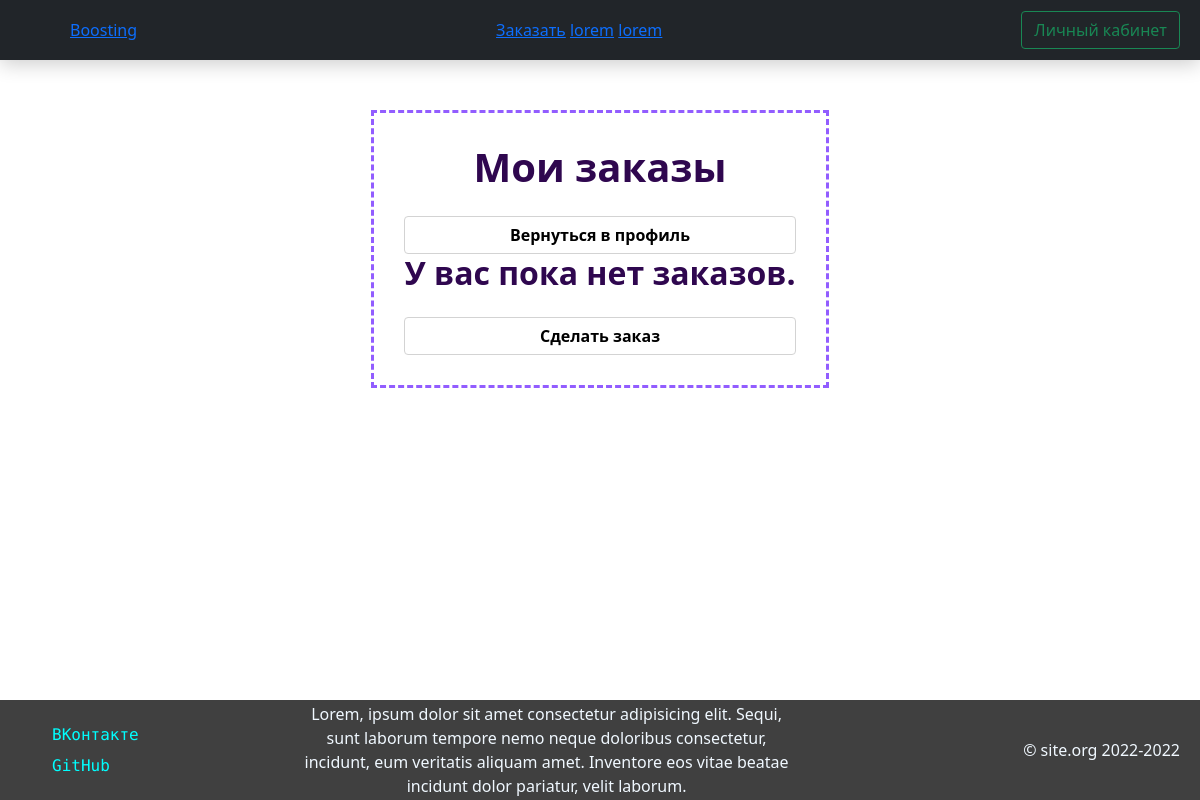
The page /profile/myorders (signed in) on the database as committed earlier.
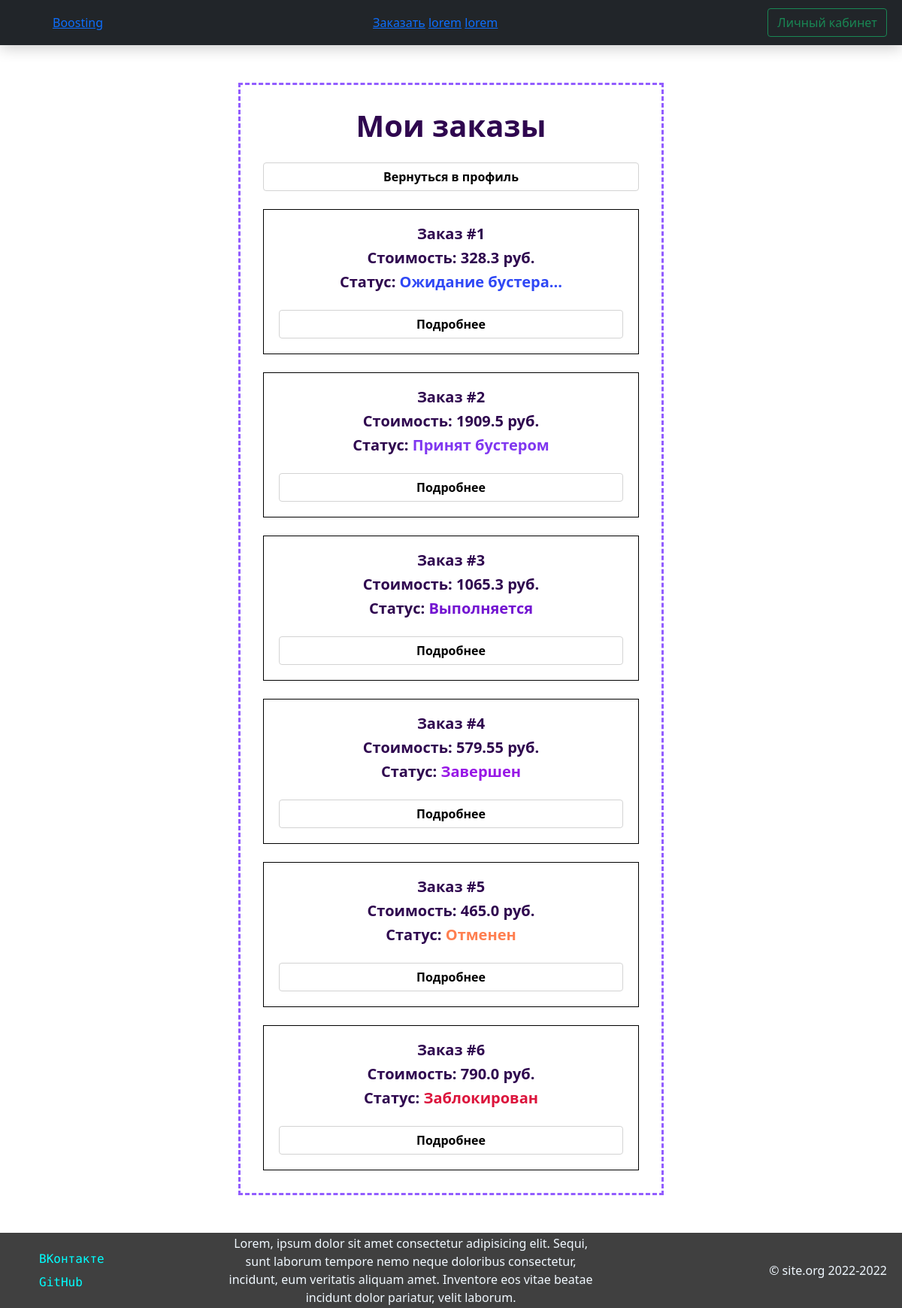
The same page on the database as committed later.
### Site/models.py (models this page shows)
class ApexOrder(db.Model, SerializerMixin):
    __tablename__ = 'apex_orders'
    id = db.Column(db.Integer, primary_key=True)
    requestor_id = db.Column(db.Integer, nullable=False)
    booster_id = db.Column(db.Integer, default=-1)
    account = db.Column(db.String, nullable=False)
    status = db.Column(db.Integer, default=0)
    confirm_code = db.Column(db.String, nullable=False)
    used_promo = db.Column(db.String)
    from_points = db.Column(db.Integer, nullable=False)
    to_points = db.Column(db.Integer, nullable=False)
    addons = db.Column(db.String)
    price = db.Column(db.Float, nullable=False)
    date_created = db.Column(db.String, nullable=False)
    date_accepted = db.Column(db.String)
    date_in_progress = db.Column(db.String)
    date_done = db.Column(db.String)
    date_canceled = db.Column(db.String)
    date_banned = db.Column(db.String)
    info = db.Column(db.String)

### Site/routes.py (the view)
@app.route('/profile/myorders')
@login_required
def myorders():
    usr = get_curr_user()
    orders = ApexOrder.query.filter_by(requestor_id=usr.id).all()
    return render_template('myorders.html', css=url_for('static', filename='css/myorders.css'),
                           orders=orders, user=usr)

### Site/auth.py (called while the page is built)
@login_manager.user_loader
def load_user(user_id):
    return User.query.get(user_id)

### Site/routes.py (called while the page is built)
def get_curr_user():
    return User.query.get(current_user.get_id())

### Site/templates/myorders.html (shortened to what this page needs)
{% extends "base.html" %}
{% block head %}
    {{ super() }}
    <link rel="stylesheet" href="{{css|safe}}">
{% endblock %}
{% block container %}
    <div class="myorders">
        <h1 class="h-info">Мои заказы</h1>
        <a href="/profile" class="submit-button a-button">Вернуться в профиль</a>
        <div class="orders">
            {% if orders %}
                {% for order in orders %}
                    <div class="order-details mt-4">
                        <h5 class="h-info">Заказ #{{order.id}}</h5>
                        <h5 class="h-info">Стоимость: {{order.price}} руб.</h5>
                        <h5 class="h-info">Статус:
                            <span class="status-{{['pending', 'review', 'accepted', 'in-progress', 'done', 'canceled', 'banned'][order.status + 1]}}">
                            {{['Не подтвержден', 'Ожидание бустера...', 'Принят бустером', 'Выполняется', 'Завершен', 'Отменен', 'Заблокирован'][order.status + 1]}}
                            </span>
                        </h5>
                        {% if order.status != -1 %}
                        <a href="/profile/myorders/order/{{order.id}}" class="submit-button a-button">Подробнее</a>
                        {% else %}
                        <a href="/order/confirm?order_code={{order.confirm_code}}" class="submit-button a-button">Подтвердить</a>
                        {% endif %}
                    </div>
                {% endfor %}
            {% else %}
                <h2 class="h-info">У вас пока нет заказов.</h2>
                <a href="/order" class="submit-button a-button">Сделать заказ</a>
            {% endif %}
        </div>
    </div>
{% endblock %}

### Site/templates/base.html (shortened to what this page needs)
<!DOCTYPE html>
<html lang="en">
<head>
    {% block head %}
    <link href="{{url_for('static', filename='css/base.css')}}" rel="stylesheet">
    <link href="https://cdn.jsdelivr.net/npm/bootstrap@5.1.3/dist/css/bootstrap.min.css" rel="stylesheet">
    {% endblock %}
</head>
<body>
    <nav class="header navbar-dark bg-dark">
        <a href="/" class="logo"><img src="" alt="">Boosting</a>
        <ul class="mnu_top">
            <li><a href="/order">Заказать</a></li>
            <li><a href="/">lorem</a></li>
            <li><a href="/">lorem</a></li>
        </ul>
        <div class="login_top">
            {% if not user.login %}
            <a href="/login"><button class="btn btn-outline-success">Авторизация</button></a>
            {% else %}
            <a href="/profile"><button class="btn btn-outline-success">Личный кабинет</button></a>
            {% endif %}
        </div>
    </nav>
    <div class="container" style="padding: 0;">
        {% block container %}
        {% endblock %}
    </div>
    <footer class="endpage" style="padding: 0 20px;">
        <ul class="socials">
            <li><a href="https://vk.com/nelttjen">ВКонтакте</a></li>
            <li><a href="https://github.com/nelttjen">GitHub</a></li>
        </ul>
        <div class="information" style="display: block; width: 500px; text-align: center;">
            Lorem, ipsum dolor sit amet consectetur adipisicing elit. Sequi, sunt laborum tempore nemo neque doloribus consectetur, incidunt, eum veritatis aliquam amet. Inventore eos vitae beatae incidunt dolor pariatur, velit laborum.
        </div>
        <div class="copyright">
            © site.org 2022-2022
        </div>
    </footer>
</body>
</html>

### Site/static/css/base.css (style rules this page uses)
* { margin: 0; padding: 0; box-sizing: content-box; }
html { height: 100%; }
body { margin: 0; min-height: 100%; display: grid; grid-template-rows: auto 1fr auto; }
.header { min-width: 400px; width: 100%; height: 60px; box-shadow: 0 4px 20px rgba(0, 0, 0, .2); padding: 0.5rem 1.25rem; background-color: palegreen; display: flex; justify-content: space-between; align-items: center; }
.mnu_top { list-style-type: none; padding-left: 0; margin-bottom: 0; }
.mnu_top li { display: inline-block; }
.logo { margin-left: 50px; }
.endpage { width: 100%; height: 100px; background-color: rgba(0, 0, 0, .75); color: aliceblue; display: flex; justify-content: space-between; align-items: center; }
.socials { margin-top: 25px; width: 50px; height: 70px; list-style-type: none; }
.socials li { padding: 15% 0; }
.socials a { text-decoration: none; color: aqua; font-family: 'Red Hat Mono', monospace; }
.container { position: relative; }
.submit-button { margin-top: 25px; background-color: white; font-weight: 600; display: block; width: 100%; padding: 0.375rem 0.75rem; border: 1px solid lightgray; border-radius: 0.25rem; transition: 0.25s; }
.a-button { color: black; text-decoration: none; text-align: center; }

### Site/static/css/myorders.css (style rules this page uses)
.myorders { padding: 30px; margin: 50px auto; border: 3px dashed #925dff; width: fit-content; }
.h-info { color: #2f074f; text-align: center; font-weight: 600; }
.order-details { position: relative; width: 500px; border: 1px solid black; padding: 20px; }
.status-review { color: #2f48f5; }
.status-accepted { color: #8037f0; }
.status-in-progress { color: #7315d1; }
.status-done { color: #9818e6; }
.status-canceled { color: #ff7f50; }
.status-banned { color: #dc143c; }

Rows that differ between the two databases and show on the page:
added ApexOrder: id "1", price "328.3", status "Ожидание бустера..."
added ApexOrder: id "2", price "1909.5", status "Принят бустером"
added ApexOrder: id "3", price "1065.3", status "Выполняется"
added ApexOrder: id "4", price "579.55", status "Завершен"
added ApexOrder: id "5", price "465.0", status "Отменен"
added ApexOrder: id "6", price "790.0", status "Заблокирован"
Other text that changed with them:
text no longer shown: "У вас пока нет заказов. Сделать заказ"
